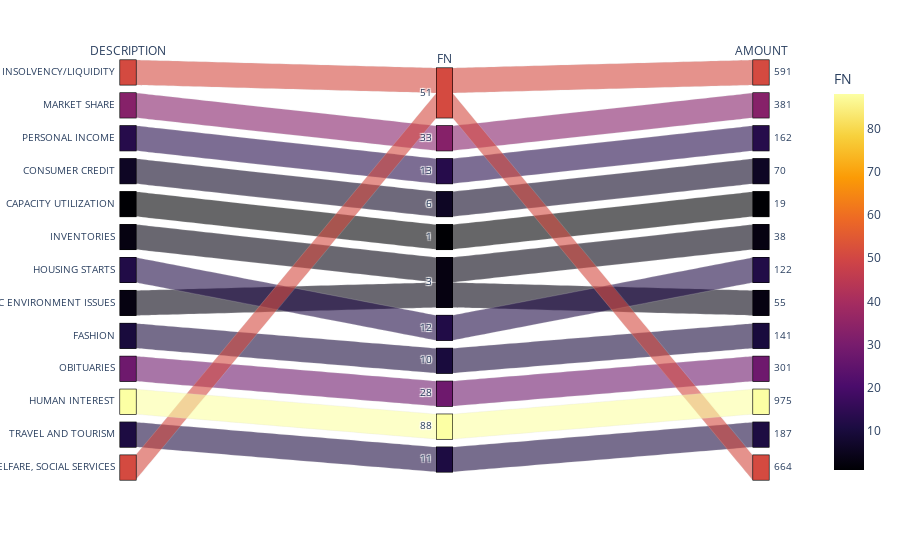

Notebook code cell kept with this figure:
### Code cell
paral_not_learned_fn_512 = px.parallel_categories(tot_512_not_learned, dimensions=['DESCRIPTION','FN', 'AMOUNT'], color='FN', color_continuous_scale=px.colors.sequential.Inferno)

paral_not_learned_fn_512.show()

### Figure 1 — Plotly figure (JSON) as saved in the notebook; plotly's stock layout.template omitted (floating-point values rounded to 4 significant figures)
{"data": [{"dimensions": [{"label": "DESCRIPTION", "values": ["INSOLVENCY/LIQUIDITY", "MARKET SHARE", "PERSONAL INCOME", "CONSUMER CREDIT", "CAPACITY UTILIZATION", "INVENTORIES", "HOUSING STARTS", "EC ENVIRONMENT ISSUES", "FASHION", "OBITUARIES", "HUMAN INTEREST", "TRAVEL AND TOURISM", "WELFARE, SOCIAL SERVICES"]}, {"label": "FN", "values": [51, 33, 13, 6, 1, 3, 12, 3, 10, 28, 88, 11, 51]}, {"label": "AMOUNT", "values": [591, 381, 162, 70, 19, 38, 122, 55, 141, 301, 975, 187, 664]}], "domain": {"x": [0, 1], "y": [0, 1]}, "line": {"color": [51, 33, 13, 6, 1, 3, 12, 3, 10, 28, 88, 11, 51], "coloraxis": "coloraxis"}, "name": "", "type": "parcats"}], "layout": {"coloraxis": {"colorbar": {"title": {"text": "FN"}}, "colorscale": [[0, "#000004"], [0.1111, "#1b0c41"], [0.2222, "#4a0c6b"], [0.3333, "#781c6d"], [0.4444, "#a52c60"], [0.5556, "#cf4446"], [0.6667, "#ed6925"], [0.7778, "#fb9b06"], [0.8889, "#f7d13d"], [1, "#fcffa4"]]}, "legend": {"tracegroupgap": 0}, "margin": {"t": 60}}}
